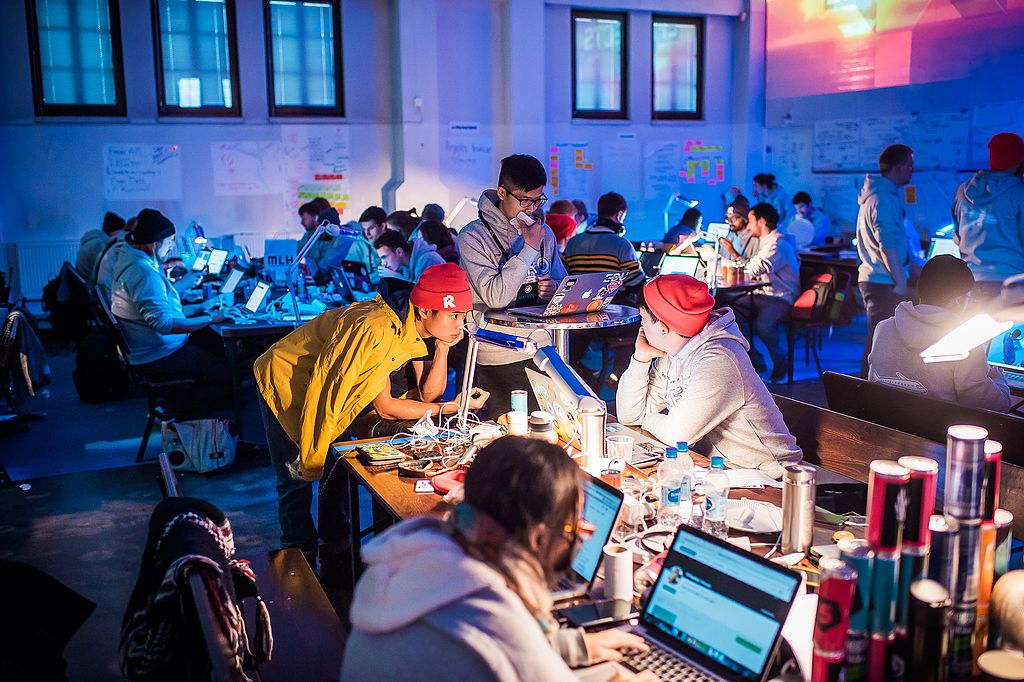
#> input picture input.jpg, 1024 x 682 px
$ python app.py
#> lines starting #> are read from the running program, lines starting #| are printed output that depends on the picture
from PIL import Image, ImageColor, ImageDraw, ImageFont

# Loading input image
img = Image.open('input.jpg')
#> img is the input picture: PIL image 1024x682 RGB; mean R, G, B 86.9, 90.5, 124.7

# Resizing image to max size allowed
size_max = (1280, 720)  # example maximum size
img.thumbnail(size_max)

# Creating new image with solid background color
bkg_color = ImageColor.getrgb('#000000')
thumbnail = Image.new('RGB', size_max, bkg_color)
#> thumbnail: PIL image 1280x720 RGB; every value is 0

# Creating a semi-transparent overlay using alpha
overlay_color = ImageColor.getrgb('#000000')
overlay = Image.new('RGBA', img.size, overlay_color + (128,))

# Pasting input image onto new background with overlay
img_width, img_height = img.size
#> img_width = 1024; img_height = 682
thumbnail.paste(img, ((size_max[0]-img_width)//2, (size_max[1]-img_height)//2))
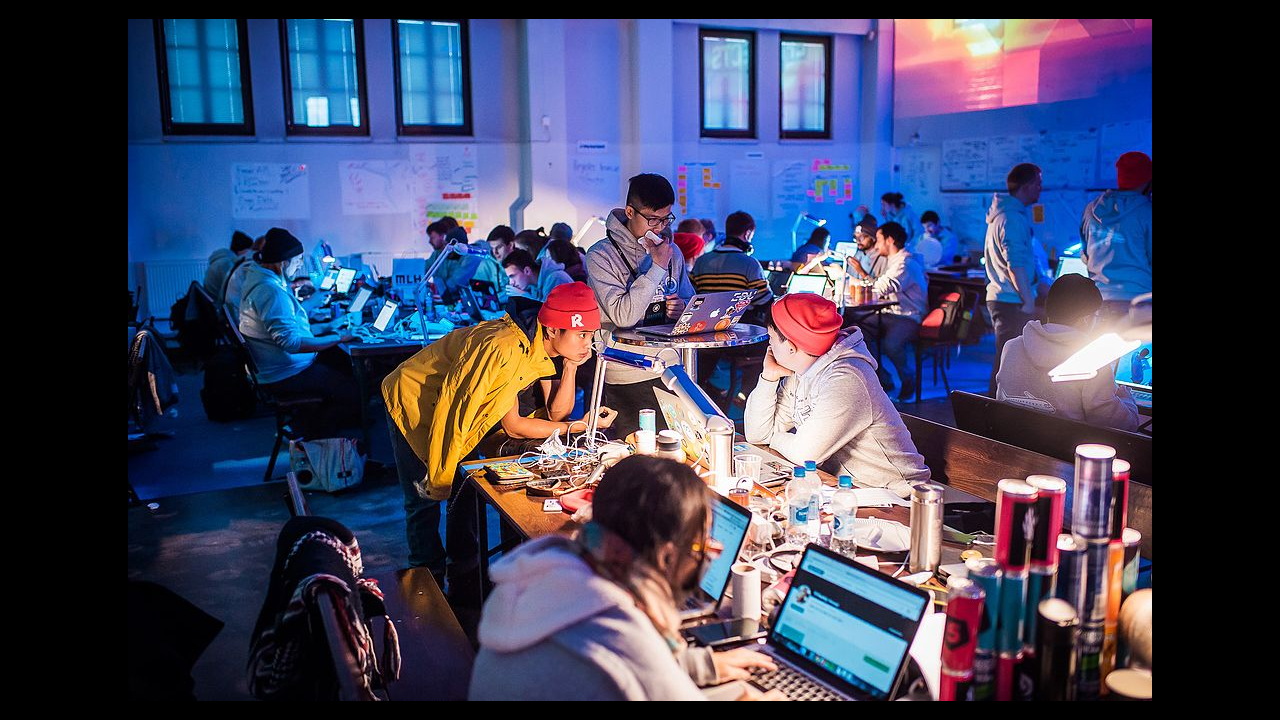
#> thumbnail: PIL image 1280x720 RGB; mean R, G, B 65.9, 68.6, 94.5
thumbnail.paste(overlay, ((size_max[0]-img_width)//2, (size_max[1]-img_height)//2), mask=overlay)
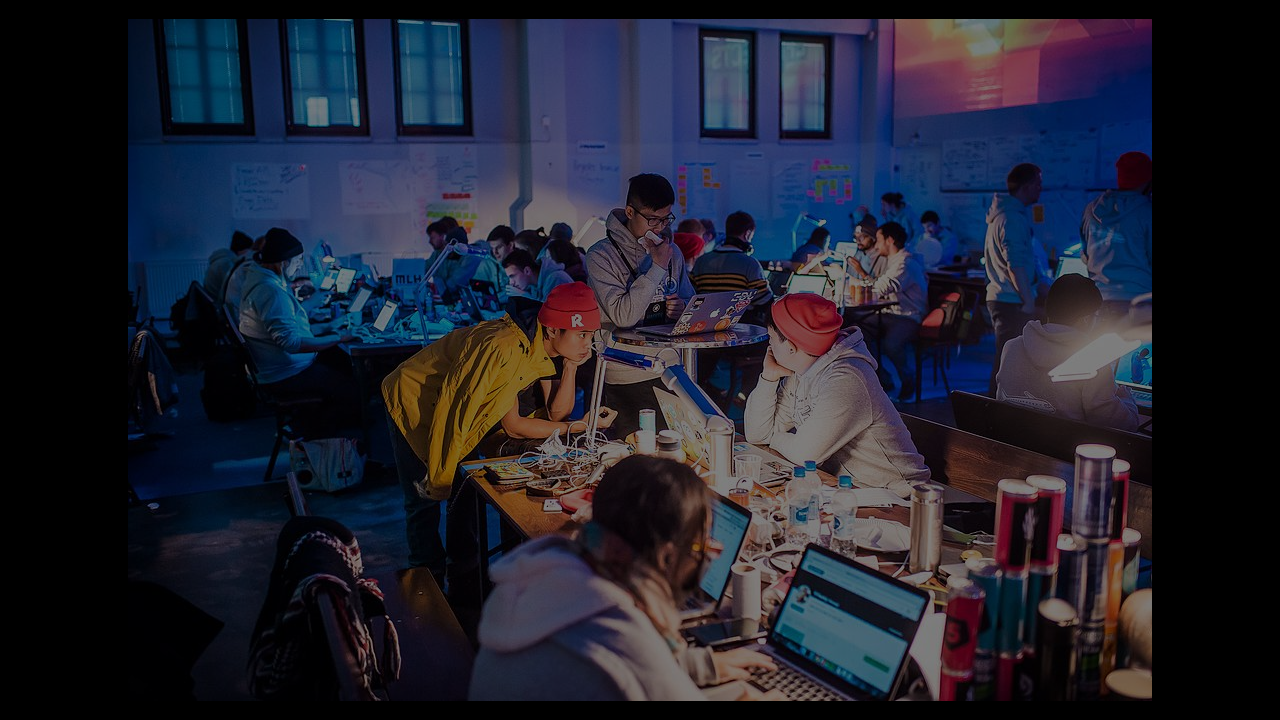
#> thumbnail: PIL image 1280x720 RGB; mean R, G, B 32.8, 34.1, 47.1

# Configuring text
text = "My Awesome App"
font = ImageFont.truetype('arial.ttf', 50)  # using local font + font size
text_color = '#fff'
draw = ImageDraw.Draw(thumbnail)

# Add text to the thumbnail
text_bbox = draw.textbbox(((size_max[0]-img_width)//2, (size_max[1]-img_height)//2), text, font=font)
#> text_bbox = (128, 30, 570, 76)

# Center the text horizontally and vertically in the thumbnail
text_x = (size_max[0] - text_bbox[2]) / 2
#> text_x = 355
text_y = (size_max[1] - text_bbox[3]) / 2
#> text_y = 322
draw.text((text_x, text_y), text, font=font, fill=text_color)

# Save the thumbnail image
thumbnail.save('result.jpg')
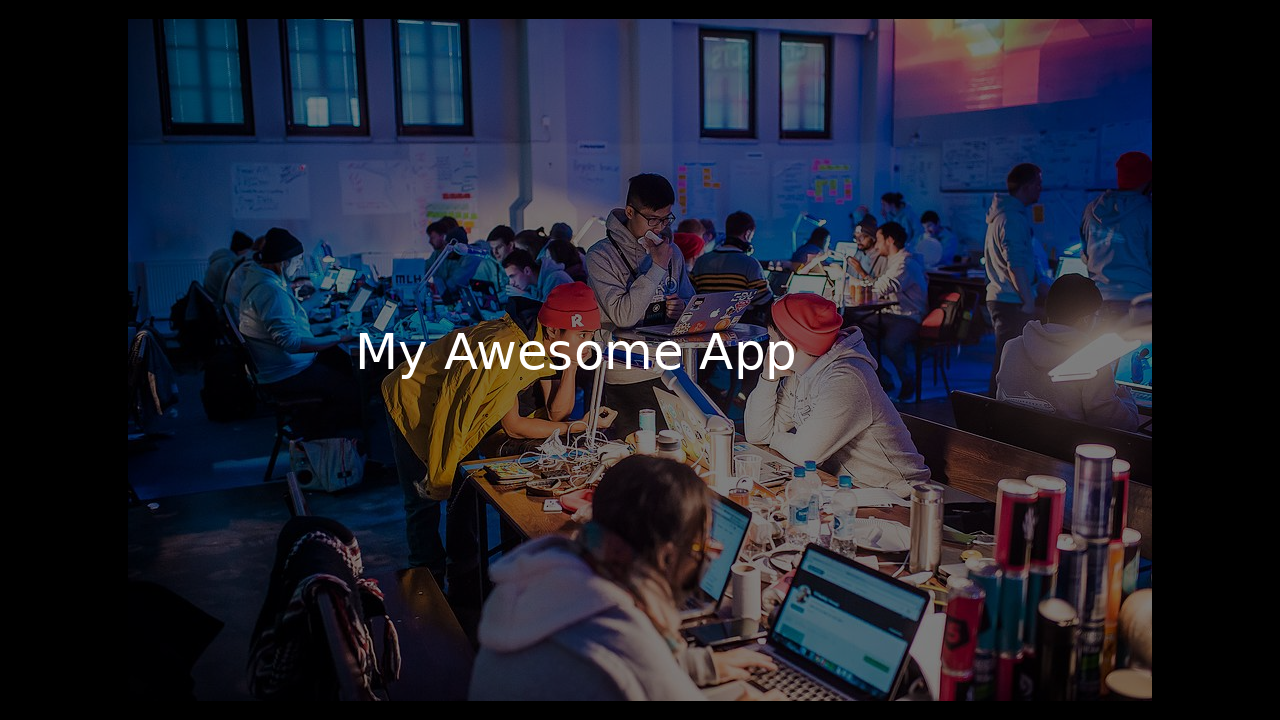
#> saved as result.jpg: PIL image 1280x720 RGB; mean R, G, B 33.7, 35.1, 48.1
